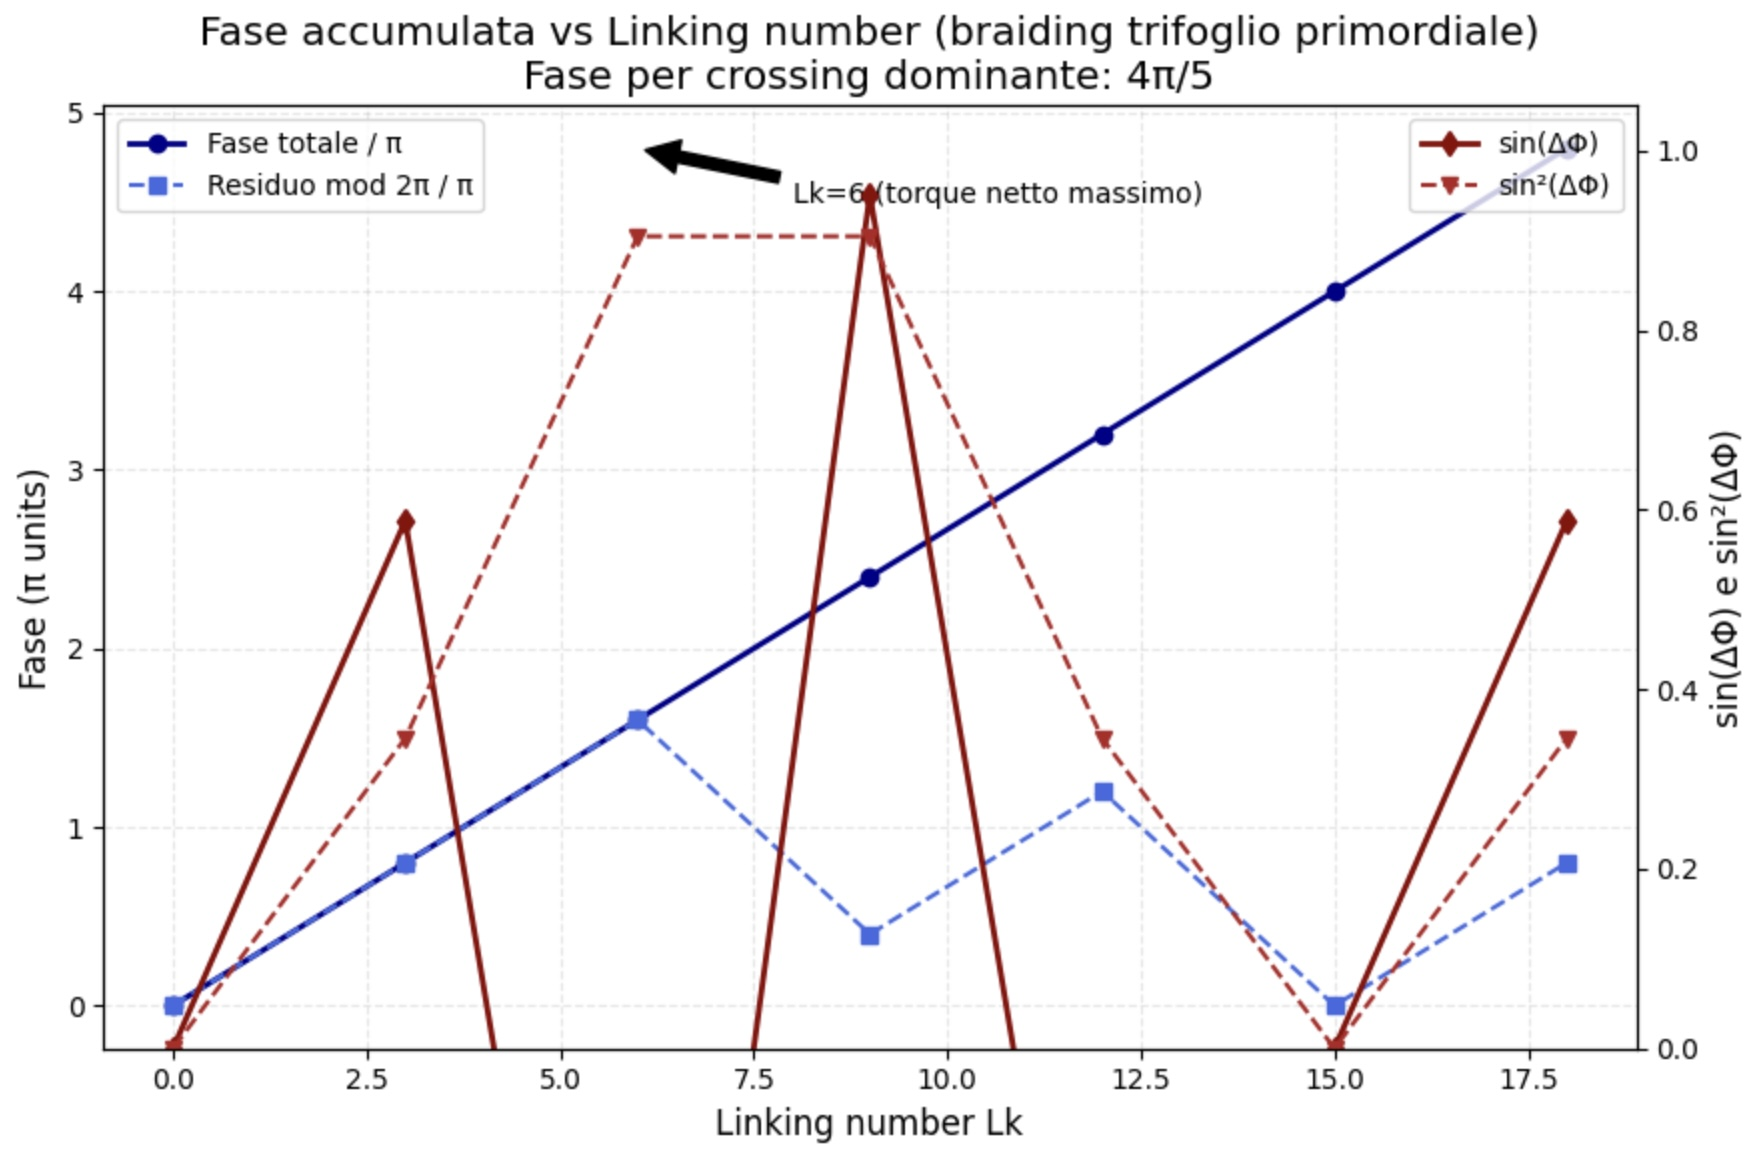

Source code (Python):
"""
phase_accumulation_vs_Lk.py
Plot fase accumulata vs linking number (Lk) per nodo trifoglio primordiale
Mostra fase totale, residuo mod 2π, sin(ΔΦ) e sin²(ΔΦ) per asimmetria chirale
Autore: Tetcollective collab
"""

import numpy as np
import matplotlib.pyplot as plt
from matplotlib import rc

# Imposta stile LaTeX-like per il paper
plt.rcParams.update({
    "text.usetex": False, # Changed from True to False to fix LaTeX error
    "font.family": "serif",
    # "font.serif": ["Computer Modern Roman"], # Removed as it's LaTeX-specific and usetex is False
    "font.size": 12,
    "axes.labelsize": 12,
    "legend.fontsize": 10,
    "xtick.labelsize": 10,
    "ytick.labelsize": 10,
})

# Dati dalla tabella (estesi per Lk multipli)
lk_values = np.array([0, 3, 6, 9, 12, 15, 18])  # Lk effettivi (multipli di 3 per trifoglio-like)
phase_per_crossing = 4 * np.pi / 5  # fase dominante per crossing
num_crossings = lk_values / 3  # Lk=6 → 2 cicli completi, ecc.

phase_total = num_crossings * phase_per_crossing
phase_residue = phase_total % (2 * np.pi)
sin_delta = np.sin(phase_residue)
sin2_delta = sin_delta**2

# Plot
fig, ax1 = plt.subplots(figsize=(9, 6))

# Asse sinistro: fase totale e residuo
ax1.plot(lk_values, phase_total / np.pi, 'o-', color='darkblue', linewidth=2, label='Fase totale / π')
ax1.plot(lk_values, phase_residue / np.pi, 's--', color='royalblue', linewidth=1.5, label='Residuo mod 2π / π')
ax1.set_xlabel('Linking number Lk') # Removed $ around L_k
ax1.set_ylabel('Fase (π units)') # Replaced LaTeX with Unicode
ax1.grid(True, alpha=0.3, linestyle='--')
ax1.legend(loc='upper left')
ax1.set_title('Fase accumulata vs Linking number (braiding trifoglio primordiale)\nFase per crossing dominante: 4π/5') # Replaced LaTeX with Unicode

# Asse destro: sin(ΔΦ) e sin²(ΔΦ) (asimmetria chirale per torque)
ax2 = ax1.twinx()
ax2.plot(lk_values, sin_delta, 'd-', color='darkred', linewidth=2, label='sin(ΔΦ)') # Replaced LaTeX with Unicode
ax2.plot(lk_values, sin2_delta, 'v--', color='firebrick', linewidth=1.5, label='sin²(ΔΦ)') # Replaced LaTeX with Unicode
ax2.set_ylabel('sin(ΔΦ) e sin²(ΔΦ)') # Replaced LaTeX with Unicode
ax2.legend(loc='upper right')
ax2.set_ylim(0, 1.05)

# Annotazioni chiave
ax1.annotate('Lk=6 (torque netto massimo)', xy=(6, 24*np.pi/5 / np.pi), xytext=(8, 4.5),
             arrowprops=dict(facecolor='black', shrink=0.05), fontsize=10)

plt.tight_layout()
plt.savefig('phase_accumulation_vs_Lk.png', dpi=300, bbox_inches='tight')
plt.show()

print("Plot salvato come 'phase_accumulation_vs_Lk.png'")

ax1.set_title('Fase accumulata vs Linking number (braiding trifoglio primordiale)\n' + # Replaced LaTeX with Unicode
               'Fase per crossing dominante: 4π/5') # Replaced LaTeX with Unicode

ax1.annotate('Lk=6 (torque netto massimo)', # Removed $ around L_k
             xy=(6, 24*np.pi/5 / np.pi),
             xytext=(8, 4.5),
             arrowprops=dict(facecolor='black', shrink=0.05, width=1.5, headwidth=8),
             fontsize=11, fontweight='bold')

ax2.set_ylabel('sin(ΔΦ) e sin²(ΔΦ)', fontsize=12) # Replaced LaTeX with Unicode

plt.savefig('phase_accumulation_vs_Lk.png', dpi=400, bbox_inches='tight')